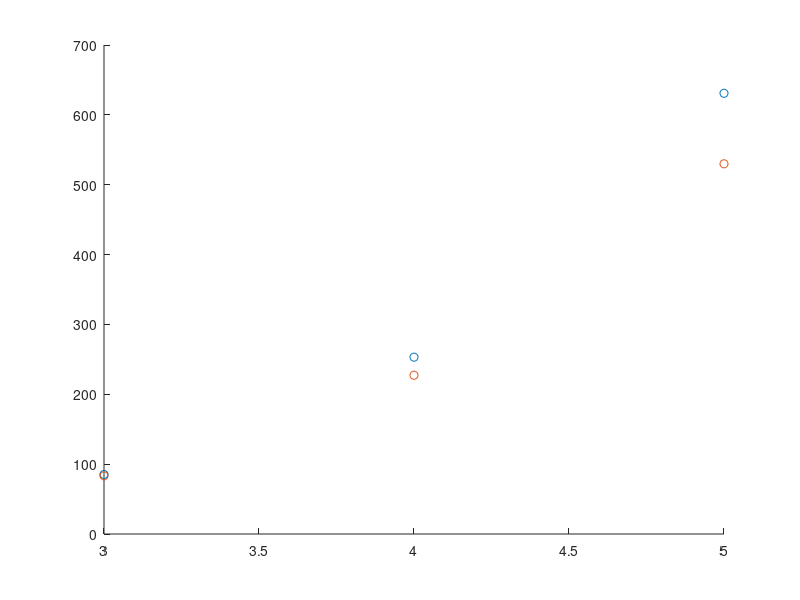
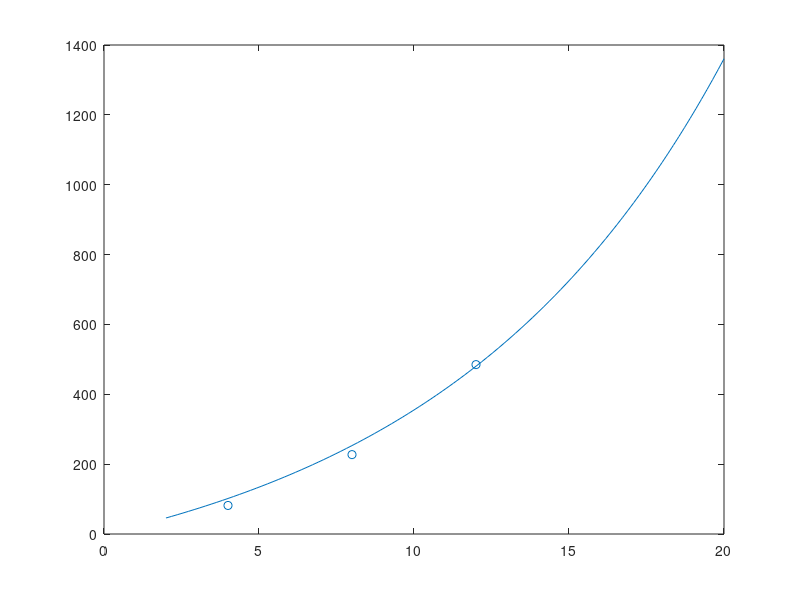
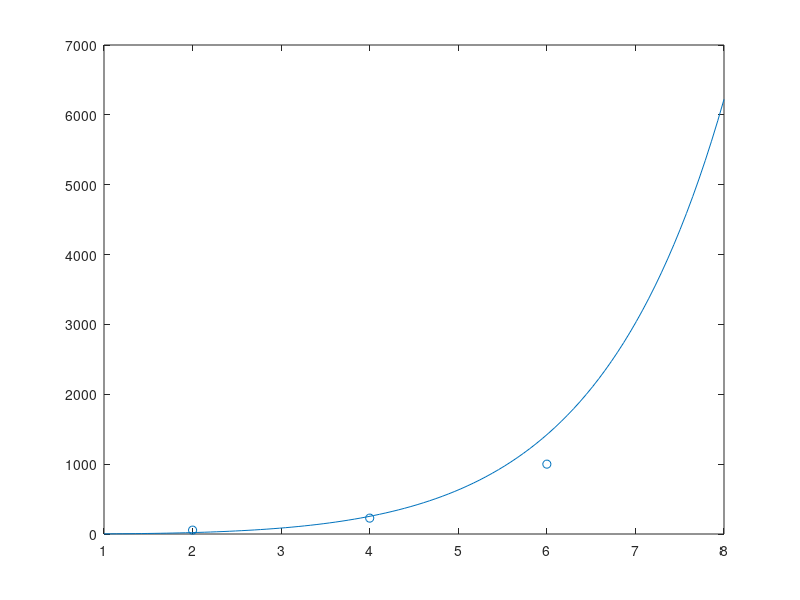
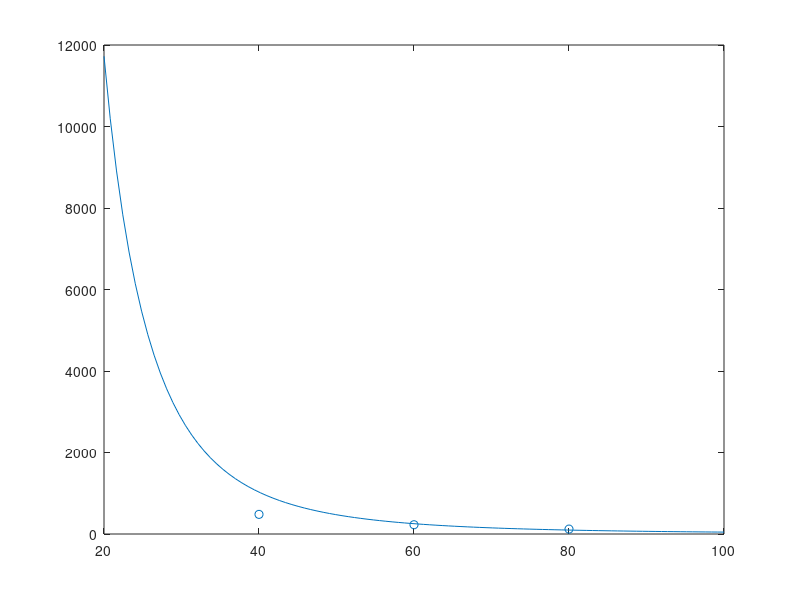

Write MATLAB code to recreate these figures, in order.
clear
close all

% analytical
Nhv = [3, 4, 5];
% variables = [Nh; w; t; D; H];
for j = 1:3
    ShA = 45;
    E = 0.0981 * (56 + 7.62336 * ShA)/(0.137505 * (254 - 2.54 * ShA))*1e6;
    w = 8/1000;
    t = 4/1000;
    H = 0.145;
    D = 60/1000;
    Nh = Nhv(j);
    Np = 2;
    alpha = atan(2*H/(pi * (Np)*D))*180/pi;
    alpha_mid = atan(H/2 / (pi*(D - w)))*180/pi;
    h = pi/2 * D / Nh * tand(alpha) ;
    di = (pi * (D - w) - Nh*2*t)/Nh;
    I = 1/12 * w * t^3;
    % alpha_i = D * tand(alpha) / 2 ./ (D - 2*w) * 180/pi;
    alpha_i = atan(2*H./(pi * (Np)*(D - w - 2*t)))* 180/pi;
    si = 2*pi/Nh/2 * (D/2 - w/2) - t/2 / sind(alpha_mid);
    hi = (h - t) / 2;
    Li = sqrt(h^2 + di.^2) / 2;
    L = (1/Nh*sqrt(h^2/4 + (pi*D - 2*t*Nh)^2/4));
    L = sqrt((h/2)^2 + (pi*D/Nh/2)^2);
    Li = sqrt(hi^2 + si^2);
    % L = 0.0203
    % L = 0.0226
    di_avg = 1/w*(- 2*t*w - (w*(pi*w - pi*D))/Nh);
    Li_avg = sqrt(h^2 + di_avg.^2) / 2;
    wv = w;
    alpha_i_avg = 180/pi*atan(1/w*(H*(log(D) - log(D - 2*wv)))/(Np*pi));
    alpha_i_avg = atan(2*H./(pi * (Np)*(D - w)))* 180/pi;
    F = 0.1;
    y = 1/12 * F * (Li_avg) .^3 ./ I / E .* cosd(alpha_i_avg/2).^2; % this model works for compression
    % y = 1/12 * F * (L) .^3 ./ I / E * cosd(alpha/2)^2  % this model works for compression
    % y = 1/12 * F * (Li_avg) .^3 ./ I / E
    y = 1/12 * F * (Li) .^3 ./ I / E .* cosd(alpha_mid).^2;  % this model works for compression
    % y = 1/12 * F * (Li) .^3 ./ I / E;
    
    knh(j) = F/(y);

    M = 0.001;
    r = D/2;
    ri = r - w;
    If = pi/4 * (r^4 -ri^4);
    F = (r^3*4)/3 / If / pi;% integral average of stress over cylinder
    F = 10*t*(r^2 - ri^2)/If;
    % F = 4 * M / pi / (D/2) * (1 - cos(pi/Nh))
    F = - 4 * (1/r - 1/ri);
    F = (r^2)/If*w*3;
    alpha = atan(H/2 / (pi*(D)))*180/pi;
    so = 2*pi/Nh/2 * (D/2) - t/2 / sind(alpha);
    % F = 4 * M / pi / (D/2) * (1 - cos(pi/Nh))
    Lo = sqrt(hi^2 + so^2);
    y = 1/12 * F * (Lo) .^3 ./ I / E * cosd(alpha)^2/2;  %needs * 4/3, 2 from other side
    
    L0 = H/2;
    L = L0 - y/1000;
    p = r/(L - L0) * L0;
    r = D/2;
    ri = r - w;
    rm = (r+ri)/2;
    If = pi/4 * (rm^4);
    A = pi*(rm)*w;
    kbNh(j) = 1/(y/r) /Nh*Nh/pi;
    kbNh(j) = knh(j)*If/A*ri/r*w/H*10*4/3;
end

wve = linspace(2,20);
for j = 1:length(wve)
    ShA = 45;
    E = 0.0981 * (56 + 7.62336 * ShA)/(0.137505 * (254 - 2.54 * ShA))*1e6;
    w = wve(j)/1000;
    t = 4/1000;
    H = 0.145;
    D = 60/1000;
    Nh = 4;
    Np = 2;
    alpha = atan(2*H/(pi * (Np)*D))*180/pi;
    alpha_mid = atan(H/2 / (pi*(D - w)))*180/pi;
    h = pi/2 * D / Nh * tand(alpha) ;
    di = (pi * (D - w) - Nh*2*t)/Nh;
    I = 1/12 * w * t^3;
    % alpha_i = D * tand(alpha) / 2 ./ (D - 2*w) * 180/pi;
    alpha_i = atan(2*H./(pi * (Np)*(D - w - 2*t)))* 180/pi;
    si = 2*pi/Nh/2 * (D/2 - w/2) - t/2 / sind(alpha_mid);
    hi = (h - t) / 2;
    Li = sqrt(h^2 + di.^2) / 2;
    L = (1/Nh*sqrt(h^2/4 + (pi*D - 2*t*Nh)^2/4));
    L = sqrt((h/2)^2 + (pi*D/Nh/2)^2);
    Li = sqrt(hi^2 + si^2);
    % L = 0.0203
    % L = 0.0226
    di_avg = 1/w*(- 2*t*w - (w*(pi*w - pi*D))/Nh);
    Li_avg = sqrt(h^2 + di_avg.^2) / 2;
    wv = w;
    alpha_i_avg = 180/pi*atan(1/w*(H*(log(D) - log(D - 2*wv)))/(Np*pi));
    alpha_i_avg = atan(2*H./(pi * (Np)*(D - w)))* 180/pi;
    F = 0.1;
    y = 1/12 * F * (Li_avg) .^3 ./ I / E .* cosd(alpha_i_avg/2).^2; % this model works for compression
    % y = 1/12 * F * (L) .^3 ./ I / E * cosd(alpha/2)^2  % this model works for compression
    % y = 1/12 * F * (Li_avg) .^3 ./ I / E
    y = 1/12 * F * (Li) .^3 ./ I / E .* cosd(alpha_mid).^2;  % this model works for compression
    % y = 1/12 * F * (Li) .^3 ./ I / E;
    
    kw(j) = F/(y);

    M = 0.001;
    r = D/2;
    ri = r - w;
    If = pi/4 * (r^4 -ri^4);
    F = ((r^3 - ri^3))/3 / If * pi;% integral average of stress over cylinder
    F = 10*t*(r^2 - ri^2)/If;
    F = 3/w*(r^2 - ri^2)/If;
    rm = (r+ri)/2;
    If = pi/4 * (rm^4);
    F = (r^3*4)/3 / If / pi;% integral average of stress over cylinder
    ri = r - w;
    % F = 1 / r^(3);
    % F = 4*w/r^2;
    % F = 4*w/r^2*0.65;
    % F = - 4 * (1/r - 1/ri);
    % F = ((r^3 - ri^3)*2)/3 / If * pi;
    % F = 8/3/pi * (r^3 - ri^3)/(r^4 - ri^4);
    F = (r^2 - ri^2)/If*w*3;
    F = (rm^2)/If*w*3/2;
    % F = 4 * (1/r);
    % F = 4 * M / pi / (D/2) * (1 - cos(pi/Nh))
    alpha = atan(H/2 / (pi*(D)))*180/pi;
    so = 2*pi/Nh/2 * (D/2) - t/2 / sind(alpha);
    % F = 4 * M / pi / (D/2) * (1 - cos(pi/Nh))
    Lo = sqrt(hi^2 + so^2);
    y = 1/12 * F * (Lo) .^3 ./ I / E * cosd(alpha)^2/2;  %needs * 4/3, 2 from other side
    
    L0 = H/2;
    L = L0 - y/1000;
    p = r/(L - L0) * L0;
    
    A = pi*(rm)^2;
    kbw(j) = 1/(y/r) /Nh*Nh/pi;
    kbw(j) = kw(j)*If/A*ri*H*10*4/3;
end

tv = linspace(1,8);
for j = 1:length(wve)
    ShA = 45;
    E = 0.0981 * (56 + 7.62336 * ShA)/(0.137505 * (254 - 2.54 * ShA))*1e6;
    w = 8/1000;
    t = tv(j)/1000;
    H = 0.145;
    D = 60/1000;
    Nh = 4;
    Np = 2;
    alpha = atan(2*H/(pi * (Np)*D))*180/pi;
    alpha_mid = atan(H/2 / (pi*(D - w)))*180/pi;
    h = pi/2 * D / Nh * tand(alpha) ;
    di = (pi * (D - w) - Nh*2*t)/Nh;
    I = 1/12 * w * t^3;
    % alpha_i = D * tand(alpha) / 2 ./ (D - 2*w) * 180/pi;
    alpha_i = atan(2*H./(pi * (Np)*(D - w - 2*t)))* 180/pi;
    si = 2*pi/Nh/2 * (D/2 - w/2) - t/2 / sind(alpha_mid);
    hi = (h - t) / 2;
    Li = sqrt(h^2 + di.^2) / 2;
    L = (1/Nh*sqrt(h^2/4 + (pi*D - 2*t*Nh)^2/4));
    L = sqrt((h/2)^2 + (pi*D/Nh/2)^2);
    Li = sqrt(hi^2 + si^2);
    % L = 0.0203
    % L = 0.0226
    di_avg = 1/w*(- 2*t*w - (w*(pi*w - pi*D))/Nh);
    Li_avg = sqrt(h^2 + di_avg.^2) / 2;
    wv = w;
    alpha_i_avg = 180/pi*atan(1/w*(H*(log(D) - log(D - 2*wv)))/(Np*pi));
    alpha_i_avg = atan(2*H./(pi * (Np)*(D - w)))* 180/pi;
    F = 0.1;
    y = 1/12 * F * (Li_avg) .^3 ./ I / E .* cosd(alpha_i_avg/2).^2; % this model works for compression
    % y = 1/12 * F * (L) .^3 ./ I / E * cosd(alpha/2)^2  % this model works for compression
    % y = 1/12 * F * (Li_avg) .^3 ./ I / E
    y = 1/12 * F * (Li) .^3 ./ I / E .* cosd(alpha_mid).^2;  % this model works for compression
    % y = 1/12 * F * (Li) .^3 ./ I / E;
    
    kt(j) = F/(y);

    M = 0.001;
    r = D/2;
    ri = r - w;
    If = pi/4 * (r^4 -ri^4);
    F = (r^3*4)/3 / If / pi;% integral average of stress over cylinder
    ri = r - w;
    % F = 1 / r^(3);
    % F = 4/w*log(r/(r-w));
    F = - 4 * (1/r - 1/ri);
    F = 10*t*(r^2 - ri^2)/If;
    F = (r^2)/If*w*3;
    % F = - 4 * (1/r - 1/ri);
% F = 8/3/pi * (r^3 - ri^3)/(r^4 - ri^4)
    alpha = atan(H/2 / (pi*(D)))*180/pi;
    so = 2*pi/Nh/2 * (D/2) - t/2 / sind(alpha);
    % F = 4 * M / pi / (D/2) * (1 - cos(pi/Nh))
    Lo = sqrt(hi^2 + so^2);
    y = 1/12 * F * (Lo) .^3 ./ I / E * cosd(alpha)^2/2;  %needs * 4/3, 2 from other side
    r = D/2;
    ri = r - w;
    rm = (r+ri)/2;
    If = pi/4 * (rm^4);
    L0 = H/2;
    L = L0 - y/1000;
    p = r/(L - L0) * L0;

    A = pi*(rm)*w;
    kbt(j) = 1/(y/r) /Nh*Nh/pi;
    kbt(j) = kt(j)*If/A*ri/r*w/H*10*4/3;
end

Dv = linspace(20,100);
for j = 1:length(wve)
    ShA = 45;
    E = 0.0981 * (56 + 7.62336 * ShA)/(0.137505 * (254 - 2.54 * ShA))*1e6;
    w = 8/1000;
    t = 4/1000;
    H = 0.145;
    D = Dv(j)/1000;
    Nh = 4;
    Np = 2;
    alpha = atan(2*H/(pi * (Np)*D))*180/pi;
    alpha_mid = atan(H/2 / (pi*(D - w)))*180/pi;
    h = pi/2 * D / Nh * tand(alpha) ;
    di = (pi * (D - w) - Nh*2*t)/Nh;
    I = 1/12 * w * t^3;
    % alpha_i = D * tand(alpha) / 2 ./ (D - 2*w) * 180/pi;
    alpha_i = atan(2*H./(pi * (Np)*(D - w - 2*t)))* 180/pi;
    si = 2*pi/Nh/2 * (D/2 - w/2) - t/2 / sind(alpha_mid);
    hi = (h - t) / 2;
    Li = sqrt(h^2 + di.^2) / 2;
    L = (1/Nh*sqrt(h^2/4 + (pi*D - 2*t*Nh)^2/4));
    L = sqrt((h/2)^2 + (pi*D/Nh/2)^2);
    Li = sqrt(hi^2 + si^2);
    di_avg = 1/w*(- 2*t*w - (w*(pi*w - pi*D))/Nh);
    Li_avg = sqrt(h^2 + di_avg.^2) / 2;
    wv = w;
    alpha_i_avg = 180/pi*atan(1/w*(H*(log(D) - log(D - 2*wv)))/(Np*pi));
    alpha_i_avg = atan(2*H./(pi * (Np)*(D - w)))* 180/pi;
    F = 0.1;
    y = 1/12 * F * (Li_avg) .^3 ./ I / E .* cosd(alpha_i_avg/2).^2; % this model works for compression
    % y = 1/12 * F * (L) .^3 ./ I / E * cosd(alpha/2)^2  % this model works for compression
    % y = 1/12 * F * (Li_avg) .^3 ./ I / E
    y = 1/12 * F * (Li) .^3 ./ I / E .* cosd(alpha_mid).^2;  % this model works for compression
    Di = D - 2*w;
    r = D/2;
    ri = r - w;
    alpha = atan(H/2 / (pi*(D)))*180/pi;
    y = 1/12 * F * (Li) .^3 ./ I / E .* cosd(alpha_mid).^2;
    kD(j) = F/(y);

    
    Dm = (D + Di)/2;
    y = Dm^3/E/w/t^3/(Nh*2)^4*Nh*Di/D*3.88;
    
    mu = w/Dm;
    G = E/2/(1.5);
    S = w*t^3/16*(16/3 - 3.36*t/w*(1-t^4/12/w^4));
    lam = E*1/12*w*t^3/G/S;

    % kD(j) = E*t^3/Dm^2 * 4*mu*Nh * ((1+lam)*pi/Nh + (lam-1)*sin(pi/Nh))/(3*lam*(pi/Nh*((1+lam)*pi/Nh + (lam-1)*sin(pi/Nh)) - 4*lam*(1-cos(pi/Nh))));

    M = 0.001;
    r = D/2;
    ri = r - w;
    rm = (r+ri)/2;
    If = pi/4 * (rm^4);
    
    F = (r^3*4)/3 / If / pi;% integral average of stress over cylinder
    ri = r - w;
    % F = 1 / r^(3);
    % F = 4*w/r^2;
    % F = 4*w/r^2*0.65;
    % F = - 4 * (1/r - 1/ri);
    % F = ((r^3 - ri^3)*2)/3 / If * pi;
    % F = 8/3/pi * (r^3 - ri^3)/(r^4 - ri^4);
    F = (r^2 - ri^2)/If*w*3;
    F = (rm^2)/If*w*3/2;
    alpha = atan(H/2 / (pi*(D)))*180/pi;
    th = t/2/sind(alpha)/r;
    Iann(j) = (r^4 - ri^4)*((th + sin(th))/8 - 8*sin(th/2)^2/9/th) + (8*sin(th/2)^2/9/th/(r-ri)^2 * (ri^4*r^2-r^4*ri^2));
    % F = -pi*(r^3-ri^3)/3/Iann/5;
    alpha = atan(H/2 / (pi*(D)))*180/pi;
    so = 2*pi/Nh/2 * (D/2) - t/2 / sind(alpha);
    % F = 4 * M / pi / (D/2) * (1 - cos(pi/Nh))
    Lo = sqrt(hi^2 + so^2);
    y = 1/12 * F * (Lo) .^3 ./ I / E * cosd(alpha)^2;  %needs * 4/3, 2 from other side
    
    L0 = H/2;
    L = L0 - y/1000;
    p = r/(L - L0) * L0;
    
    theta = (L0 - y)./(r*L0/y - r);
    
    kbD(j) = 1/(y/r) /Nh*Nh/pi;
    % kbD(j) = 2/pi*kD(j)*Dm^2*4;
    A = pi*(r^2 - ri^2);
    A = pi*(rm)*w;
    y = 1/12 * (Lo) .^3 ./ I / E * cosd(alpha)^2;  %needs * 4/3, 2 from other side
    kbD(j) = kD(j)*If/A*r/ri/2;
    kbD(j) = kD(j)*If/A*ri/r*w/H*10*4/3;
end

Hv = linspace(0.05,0.2);
for j = 1:length(wve)
    ShA = 45;
    E = 0.0981 * (56 + 7.62336 * ShA)/(0.137505 * (254 - 2.54 * ShA))*1e6;
    w = 8/1000;
    t = 4/1000;
    H = Hv(j);
    D = 60/1000;
    Nh = 4;
    Np = 2;
    alpha = atan(2*H/(pi * (Np)*D))*180/pi;
    alpha_mid = atan(H/2 / (pi*(D - w)))*180/pi;
    h = pi/2 * D / Nh * tand(alpha) ;
    di = (pi * (D - w) - Nh*2*t)/Nh;
    I = 1/12 * w * t^3;
    % alpha_i = D * tand(alpha) / 2 ./ (D - 2*w) * 180/pi;
    alpha_i = atan(2*H./(pi * (Np)*(D - w - 2*t)))* 180/pi;
    si = 2*pi/Nh/2 * (D/2 - w/2) - t/2 / sind(alpha_mid);
    hi = (h - t) / 2;
    Li = sqrt(h^2 + di.^2) / 2;
    L = (1/Nh*sqrt(h^2/4 + (pi*D - 2*t*Nh)^2/4));
    L = sqrt((h/2)^2 + (pi*D/Nh/2)^2);
    Li = sqrt(hi^2 + si^2);
    % L = 0.0203
    % L = 0.0226
    di_avg = 1/w*(- 2*t*w - (w*(pi*w - pi*D))/Nh);
    Li_avg = sqrt(h^2 + di_avg.^2) / 2;
    wv = w;
    alpha_i_avg = 180/pi*atan(1/w*(H*(log(D) - log(D - 2*wv)))/(Np*pi));
    alpha_i_avg = atan(2*H./(pi * (Np)*(D - w)))* 180/pi;
    F = 1;
    y = 1/12 * F * (Li_avg) .^3 ./ I / E .* cosd(alpha_i_avg/2).^2; % this model works for compression
    % y = 1/12 * F * (L) .^3 ./ I / E * cosd(alpha/2)^2  % this model works for compression
    % y = 1/12 * F * (Li_avg) .^3 ./ I / E
    y = 1/12 * F * (Li) .^3 ./ I / E .* cosd(alpha_mid).^2;  % this model works for compression
    % y = 1/12 * F * (Li) .^3 ./ I / E ;
    kH(j) = 1/y;
    theta = 0;
    G = E/2/(1.5);
    I = 1/12*w*t^3;
    R = D/2;
    K = w*t^3/16*(16/3 - 3.36*t/w*(1-t^4/12/w^4));
    beta = E*I/G/K;
    alpha = atan(H/2 / (pi*(D)))*180/pi;
    alpha_mid = atan(H/2 / (pi*(D - w)))*180/pi;
    phi = H/R*tand(alpha_mid)/Nh;
    phi = Li/R;
    
    
    Ca1 = (1 + beta)/2 * ( (phi - theta)*sin(phi - theta) - beta*(1 - cos(phi - theta)) );
    Ca2 = (1 + beta)/2 * ( (phi - theta)*cos(phi - theta) - sin(phi - theta) );
    Ca3 = -beta*( (phi - theta) - sin(phi - theta) ) - Ca2;
    Ca4 = (1 + beta)/2 * ( (phi - theta)*cos(phi - theta) ) + (1 - beta)/2 * sin(phi - theta);
    Ca5 = - (1 + beta)/2 * (phi - theta) * sin(phi - theta);
    Ca6 = Ca1;
    Ca7 = Ca5;
    Ca8 = (1 - beta)/2 * sin(phi - theta) - (1 + beta)/2 * ( (phi - theta)*cos(phi - theta) );
    Ca9 = Ca2;
    
    
    
    
    F = 1;
    M = -(F*R*(Ca5*Ca9 - Ca6*Ca8))/(Ca4*Ca8 - Ca5*Ca7);
    T = (F*R*(Ca4*Ca9 - Ca6*Ca7))/(Ca4*Ca8 - Ca5*Ca7);
    F = 1*cosd(alpha_mid);
    s = sin(phi);
    c = cos(phi);
    y = T*R^2/E/I * (Ca5*s - Ca8*(1-c) - Ca2) + M*R^2/E/I * (Ca4*s - Ca7*(1-c) - Ca1) - F*R^3/E/I * (Ca6*s - Ca9*(1-c) - Ca3);

    % kH(j) = 1/(-y);

    M = 0.001;
    r = D/2;
    ri = r - w;
    If = pi/4 * (r^4 -ri^4);
    F = (r^3*4)/3 / If / pi;% integral average of stress over cylinder
    F = 10*t*(r^2 - ri^2)/If;
    F = (r^2)/If*w*3;
    so = 2*pi/Nh/2 * (D/2) - t/2 / sind(alpha);
    % F = 4 * M / pi / (D/2) * (1 - cos(pi/Nh))
    Lo = sqrt(hi^2 + so^2);
    y = 1/12 * F * (Lo) .^3 ./ I / E * cosd(alpha)^2;  %needs * 4/3, 2 from other side
    
    L0 = H/2;
    L = L0 - y/1000;
    p = r/(L - L0) * L0;
    r = D/2;
    ri = r - w;
    rm = (r+ri)/2;
    If = pi/4 * (rm^4);
    A = pi*(rm)*w;
    theta = (L0 - y)./(r*L0/y - r);
    kbH(j) = 1/(y/r) /Nh*Nh/pi;
    kbH(j) = kH(j)*If/A*ri/r*w/H*10*4/3;
end

fkNh = 0.1./[1.2, 0.44, 0.1887]*1000;
fkw = 0.1./[1.224, 0.44, 0.2062]*1000;
fkt = 0.1./[1.8, 0.44, 0.1]*1000;
fkD = 0.1./[0.2076, 0.44, 0.8277]*1000;
fkH = 0.1./[0.2884, 0.44, 0.5878]*1000;

fkbNh = 0.001./[2.19, 0.79, 0.34]/(pi/180);
fkbw = 0.001./[1.8, 0.79, 0.48]/(pi/180);
fkbt = 0.001./[6.55, 0.79, 0.19]/(pi/180);
fkbD = 0.001./[1.0, 0.79, 0.78]/(pi/180);
fkbH = 0.001./[0.53, 0.79, 1.05]/(pi/180);

% Compression
scatter(Nhv,knh)
hold on
scatter(Nhv,fkNh)

figure
plot(wve,kw)
hold on
scatter([4, 8, 12],fkw)

figure
plot(tv,kt)
hold on
scatter([2, 4, 6],fkt)

figure
plot(Dv,kD)
hold on
scatter([40,60,80],fkD)

figure
plot(Hv,kH)
hold on
scatter([0.12,0.145,0.17],fkH)

% Bending
figure
scatter(Nhv,kbNh)
hold on
scatter(Nhv,fkbNh)

figure
plot(wve,kbw)
hold on
scatter([4, 8, 12],fkbw)

figure
plot(tv,kbt)
hold on
scatter([2, 4, 6],fkbt)

figure
plot(Dv,kbD)
hold on
scatter([40,60,80],fkbD)

figure
plot(Hv,kbH)
hold on
scatter([0.12,0.145,0.17],fkbH)